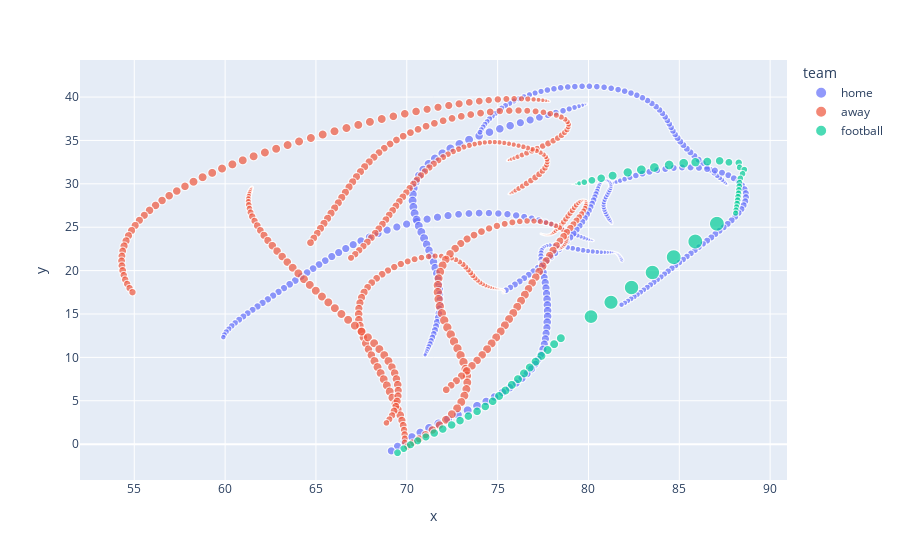

Notebook code for this chart:
### Code cell
fig = px.scatter(test_week[(test_week['playId']==165)], x="x", y="y",
        size="s",color="team",
                 hover_name="displayName",size_max=15)
fig.show()

### Figure 1 — Plotly figure (JSON) as saved in the notebook; plotly's stock layout.template omitted (floating-point values rounded to 4 significant figures; data arrays with more than 128 entries replaced by an {"elided": "..."} marker saying what was removed)
{"data": [{"hovertemplate": "<b>%{hovertext}</b><br><br>team=home<br>x=%{x}<br>y=%{y}<br>s=%{marker.size}<extra></extra>", "hovertext": {"elided": "450 str values"}, "legendgroup": "home", "marker": {"color": "#636efa", "size": {"elided": "450 float values"}, "sizemode": "area", "sizeref": 0.0912, "symbol": "circle"}, "mode": "markers", "name": "home", "showlegend": true, "type": "scattergl", "x": {"elided": "450 float values"}, "xaxis": "x", "y": {"elided": "450 float values"}, "yaxis": "y"}, {"hovertemplate": "<b>%{hovertext}</b><br><br>team=away<br>x=%{x}<br>y=%{y}<br>s=%{marker.size}<extra></extra>", "hovertext": {"elided": "525 str values"}, "legendgroup": "away", "marker": {"color": "#EF553B", "size": {"elided": "525 float values"}, "sizemode": "area", "sizeref": 0.0912, "symbol": "circle"}, "mode": "markers", "name": "away", "showlegend": true, "type": "scattergl", "x": {"elided": "525 float values"}, "xaxis": "x", "y": {"elided": "525 float values"}, "yaxis": "y"}, {"hovertemplate": "<b>%{hovertext}</b><br><br>team=football<br>x=%{x}<br>y=%{y}<br>s=%{marker.size}<extra></extra>", "hovertext": ["Football", "Football", "Football", "Football", "Football", "Football", "Football", "Football", "Football", "Football", "Football", "Football", "Football", "Football", "Football", "Football", "Football", "Football", "Football", "Football", "Football", "Football", "Football", "Football", "Football", "Football", "Football", "Football", "Football", "Football", "Football", "Football", "Football", "Football", "Football", "Football", "Football", "Football", "Football", "Football", "Football", "Football", "Football", "Football", "Football", "Football", "Football", "Football", "Football", "Football", "Football", "Football", "Football", "Football", "Football", "Football", "Football", "Football", "Football", "Football", "Football", "Football", "Football", "Football", "Football", "Football", "Football", "Football", "Football", "Football", "Football", "Football", "Football", "Football", "Football"], "legendgroup": "football", "marker": {"color": "#00cc96", "size": [0, 0, 0, 0, 0, 0, 0, 0, 0, 0, 0, 0, 0, 0.08, 0.83, 2.3, 3.94, 5.47, 6.54, 7.52, 8.4, 8.64, 8.82, 8.88, 8.66, 7.92, 7.13, 6.65, 5.73, 5.2, 4.25, 4, 3.82, 4.12, 4.24, 4.2, 4.06, 4.06, 4.01, 3.93, 3.84, 3.74, 3.63, 3.51, 20.52, 20.3, 19.86, 19.36, 18.82, 18.24, 17.64, 7.56, 7.51, 7.47, 7.54, 7.49, 7.47, 7.38, 7.38, 7.34, 7.24, 7.16, 7, 6.99, 6.98, 7, 6.91, 6.79, 6.68, 6.56, 6.35, 6.12, 5.95, 5.76, 5.71], "sizemode": "area", "sizeref": 0.0912, "symbol": "circle"}, "mode": "markers", "name": "football", "showlegend": true, "type": "scattergl", "x": [79.09, 79.09, 79.09, 79.09, 79.09, 79.09, 79.09, 79.1, 79.11, 79.14, 79.16, 79.16, 79.22, 79.29, 79.34, 79.49, 79.77, 80.19, 80.7, 81.33, 82.16, 82.91, 83.63, 84.44, 85.24, 85.89, 86.54, 87.22, 87.73, 88.27, 88.32, 88.58, 88.48, 88.36, 88.31, 88.3, 88.28, 88.26, 88.23, 88.21, 88.18, 88.15, 88.12, 88.1, 87.07, 85.88, 84.69, 83.52, 82.37, 81.24, 80.14, 78.48, 78.11, 77.75, 77.41, 77.09, 76.77, 76.45, 76.12, 75.78, 75.43, 75.08, 74.73, 74.32, 73.87, 73.39, 72.93, 72.47, 71.98, 71.51, 71.05, 70.6, 70.2, 69.83, 69.49], "xaxis": "x", "y": [29.9, 29.9, 29.91, 29.91, 29.91, 29.91, 29.91, 29.91, 29.91, 29.91, 29.92, 29.92, 29.94, 29.96, 29.99, 30.06, 30.19, 30.4, 30.64, 30.94, 31.32, 31.62, 31.88, 32.17, 32.37, 32.49, 32.56, 32.65, 32.48, 32.43, 31.89, 31.64, 31.15, 30.63, 30.14, 29.72, 29.3, 28.9, 28.51, 28.11, 27.72, 27.34, 26.98, 26.62, 25.4, 23.35, 21.55, 19.78, 18.05, 16.35, 14.7, 12.21, 11.52, 10.85, 10.17, 9.5, 8.83, 8.15, 7.49, 6.83, 6.18, 5.55, 4.94, 4.34, 3.78, 3.23, 2.71, 2.21, 1.74, 1.28, 0.83, 0.39, -0.07, -0.52, -0.99], "yaxis": "y"}], "layout": {"legend": {"itemsizing": "constant", "title": {"text": "team"}, "tracegroupgap": 0}, "margin": {"t": 60}, "xaxis": {"anchor": "y", "domain": [0, 1], "title": {"text": "x"}}, "yaxis": {"anchor": "x", "domain": [0, 1], "title": {"text": "y"}}}}
